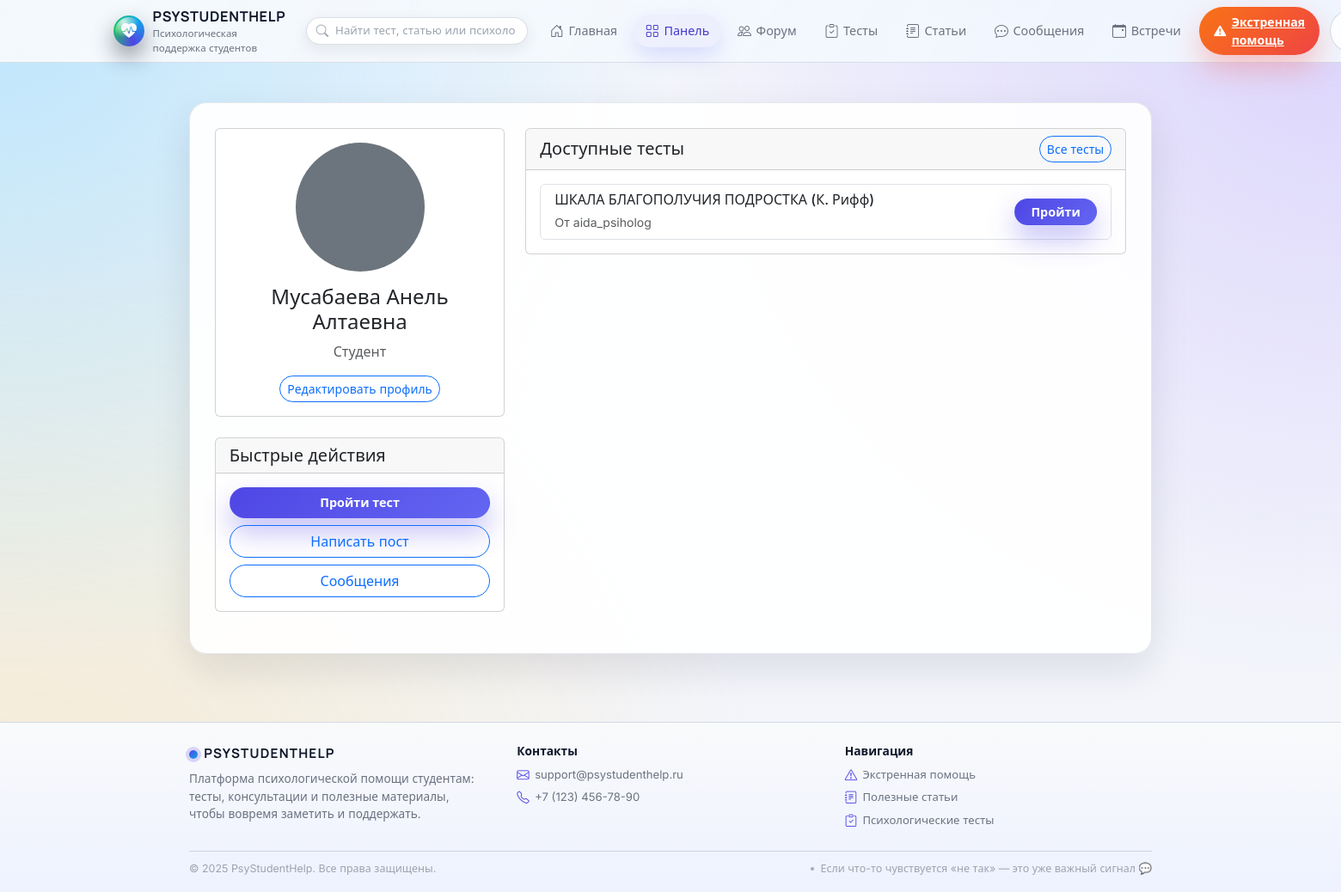
Page /dashboard (signed in) on the committed database.
### models.py (models this page shows, shortened)
class User(UserMixin, db.Model):
    __tablename__ = 'user'
    id = db.Column(db.Integer, primary_key=True)
    username = db.Column(db.String(80), unique=True, nullable=False)
    email = db.Column(db.String(120), unique=True, nullable=False, index=True)
    password = db.Column(db.String(200), nullable=False)
    role = db.Column(db.String(20), nullable=False)  # student | psychologist | admin | superadmin
    full_name = db.Column(db.String(100))
    bio = db.Column(db.Text)
    profile_pic = db.Column(db.String(100))
    created_at = db.Column(db.DateTime, default=datetime.utcnow)
    group_id = db.Column(db.Integer, db.ForeignKey('groups.id'))
    comments = db.relationship(
        'Comment',
        backref='author',
        lazy=True,
    )
    tests = db.relationship(
        'Test',
        backref='creator',
        lazy=True,
    )
    test_results = db.relationship(
        'TestResult',
        backref='user',
        lazy=True,
    )
    messages_sent = db.relationship(
        'Message',
        foreign_keys='Message.sender_id',
        backref='sender',
        lazy=True,
    )
    messages_received = db.relationship(
        'Message',
        foreign_keys='Message.recipient_id',
        backref='recipient',
        lazy=True,
    )
    reports = db.relationship(
        'StudentReport',
        foreign_keys='StudentReport.student_id',
        backref='student',
        lazy=True,
    )
    appointments = db.relationship(
        'Appointment',
        foreign_keys='Appointment.student_id',
        backref='student',          # appointment.student в шаблонах
        lazy=True,
    )
    psychologist_appointments = db.relationship(
        'Appointment',
        foreign_keys='Appointment.psychologist_id',
        backref='psychologist',     # appointment.psychologist в шаблонах
        lazy=True,
    )
    meeting_protocols = db.relationship(
        'MeetingProtocol',
        foreign_keys='MeetingProtocol.student_id',
        backref='student',          # protocol.student в шаблонах
        lazy=True,
    )
    psychologist_protocols = db.relationship(
        'MeetingProtocol',
        foreign_keys='MeetingProtocol.psychologist_id',
        backref='psychologist',     # protocol.psychologist в шаблонах
        lazy=True,
    )

class Test(db.Model):
    __tablename__ = 'test'
    id = db.Column(db.Integer, primary_key=True)
    title = db.Column(db.String(200), nullable=False)
    description = db.Column(db.Text)
    title_kk = db.Column(db.String(200))        # может быть NULL
    description_kk = db.Column(db.Text)
    test_type = db.Column(db.String(20), nullable=False, default='classic')
    user_id = db.Column(db.Integer, db.ForeignKey('user.id'), nullable=False)
    created_at = db.Column(db.DateTime, default=datetime.utcnow)
    is_active = db.Column(db.Boolean, default=True)
    questions = db.relationship(
        'Question',
        backref='test',
        lazy=True,
        cascade='all, delete-orphan'
    )
    results = db.relationship(
        'TestResult',
        backref='test',
        lazy=True,
        cascade='all, delete-orphan'
    )
    interpretations = db.relationship(
        'TestInterpretation',
        backref='test',
        lazy=True,
        cascade='all, delete-orphan',
        order_by='TestInterpretation.min_score'
    )
    scale_options = db.relationship(
        'TestScaleOption',
        backref='test',
        lazy=True,
        cascade='all, delete-orphan',
        order_by='TestScaleOption.order_index'
    )

### flask_app.py (the view)
@app.route('/dashboard')
@login_required
def dashboard():
    user = current_user
    if user.role == 'psychologist':
        tests = (
            Test.query.filter_by(user_id=user.id)
            .order_by(Test.created_at.desc())
            .limit(5)
            .all()
        )
        posts = (
            Post.query.filter_by(user_id=user.id)
            .order_by(Post.created_at.desc())
            .limit(5)
            .all()
        )
        unread_messages = Message.query.filter_by(
            recipient_id=user.id, is_read=False
        ).count()
        students_count = User.query.filter_by(role='student').count()
        pending_appointments = Appointment.query.filter_by(
            psychologist_id=user.id, status='pending'
        ).count()
        upcoming_meetings = (
            Meeting.query.filter_by(psychologist_id=user.id, status='planned')
            .order_by(Meeting.scheduled_at.asc())
            .limit(5)
            .all()
        )
        past_meetings = (
            Meeting.query.filter_by(psychologist_id=user.id, status='completed')
            .order_by(Meeting.scheduled_at.desc())
            .limit(5)
            .all()
        )
        return render_template(
            'psychologist_dashboard.html',
            user=user,
            tests=tests,
            posts=posts,
            unread_messages=unread_messages,
            students_count=students_count,
            pending_appointments=pending_appointments,
            upcoming_meetings=upcoming_meetings,
            past_meetings=past_meetings,
        )
    else:
        available_tests = (
            Test.query.filter_by(is_active=True)
            .order_by(func.random())
            .limit(3)
            .all()
        )
        recent_results = (
            TestResult.query.filter_by(user_id=user.id)
            .order_by(TestResult.created_at.desc())
            .limit(3)
            .all()
        )
        unread_messages = Message.query.filter_by(
            recipient_id=user.id, is_read=False
        ).count()
        upcoming_appointments = (
            Appointment.query.filter_by(student_id=user.id, status='confirmed')
            .order_by(Appointment.appointment_date.asc())
            .limit(3)
            .all()
        )
        return render_template(
            'student_dashboard.html',
            user=user,
            available_tests=available_tests,
            recent_results=recent_results,
            unread_messages=unread_messages,
            upcoming_appointments=upcoming_appointments,
        )

### admin.py (called while the page is built)
@admin_bp.before_app_request
def _bootstrap_superadmin_once():
    flag = "SUPERADMIN_BOOTSTRAPPED"
    if not current_app.config.get(flag):
        try:
            ensure_initial_superadmin()
        finally:
            current_app.config[flag] = True

### flask_app.py (called while the page is built)
@login_manager.user_loader
def load_user(user_id: str):
    try:
        return User.query.get(int(user_id))
    except (TypeError, ValueError):
        return None

def is_psychologist() -> bool:
    return current_user.is_authenticated and current_user.role == 'psychologist'

def get_current_user():
    return current_user if current_user.is_authenticated else None

### templates/student_dashboard.html (shortened to what this page needs)
{% extends "base.html" %}
{% block content %}
<div class="row">
    <div class="col-md-4">
        <div class="card mb-4">
            <div class="card-body text-center">
                {% if user.profile_pic %}
                    <img src="{{ url_for('static', filename='uploads/' + user.profile_pic) }}" class="rounded-circle mb-3" width="150" height="150">
                {% else %}
                    <div class="rounded-circle bg-secondary mb-3 mx-auto" style="width: 150px; height: 150px;"></div>
                {% endif %}
                <h4>{{ user.full_name if user.full_name else user.username }}</h4>
                <p class="text-muted">Студент</p>
                <a href="{{ url_for('edit_profile') }}" class="btn btn-outline-primary btn-sm">Редактировать профиль</a>
            </div>
        </div>
        <div class="card mb-4">
            <div class="card-header">
                <h5 class="mb-0">Быстрые действия</h5>
            </div>
            <div class="card-body">
                <a href="{{ url_for('tests') }}" class="btn btn-primary w-100 mb-2">Пройти тест</a>
                <a href="{{ url_for('create_post') }}" class="btn btn-outline-primary w-100 mb-2">Написать пост</a>
                <a href="{{ url_for('messages') }}" class="btn btn-outline-primary w-100">
                    Сообщения
                </a>
            </div>
        </div>
    </div>
    <div class="col-md-8">
        <div class="card mb-4">
            <div class="card-header d-flex justify-content-between align-items-center">
                <h5 class="mb-0">Доступные тесты</h5>
                <a href="{{ url_for('tests') }}" class="btn btn-sm btn-outline-primary">Все тесты</a>
            </div>
            <div class="card-body">
                {% if available_tests %}
                    <div class="list-group">
                        {% for test in available_tests %}
                        <div class="list-group-item">
                            <div class="d-flex justify-content-between align-items-center">
                                <div>
                                    <h6 class="mb-1">{{ test.title }}</h6>
                                    <small class="text-muted">От {{ test.creator.username }}</small>
                                </div>
                                <a href="{{ url_for('take_test', test_id=test.id) }}" class="btn btn-sm btn-primary">Пройти</a>
                            </div>
                        </div>
                        {% endfor %}
                    </div>
                {% else %}
                    <p class="text-muted">Нет доступных тестов.</p>
                {% endif %}
            </div>
        </div>
        </div>
    </div>
</div>
{% endblock %}

### static/css/style.css (style rules this page uses)
:root { --app-bg: #f3f5fb; --app-bg-alt: #e9edf9; --app-bg-soft: #f9fafb; --app-surface: #ffffff; --app-surface-soft: rgba(255, 255, 255, 0.92); --app-border-subtle: rgba(148, 163, 184, 0.25); --app-border-strong: rgba(15, 23, 42, 0.12); --app-primary: #4f46e5; --app-primary-soft: rgba(79, 70, 229, 0.09); --app-primary-strong: #4338ca; --app-accent: #f97316; --app-accent-soft: rgba(249, 115, 22, 0.08); --app-success: #22c55e; --app-danger: #ef4444; --app-warning: #eab308; --app-info: #0ea5e9; --app-text-main: #0f172a; --app-text-muted: #6b7280; --app-text-soft: #9ca3af; --app-radius-xl: 26px; --app-radius-lg: 20px; --app-radius-md: 14px; --app-radius-sm: 10px; --app-radius-pill: 999px; --app-shadow-soft: 0 18px 45px rgba(15, 23, 42, 0.10); --app-shadow-elevated: 0 28px 70px rgba(15, 23, 42, 0.18); --app-shadow-subtle: 0 10px 30px rgba(15, 23, 42, 0.06); --app-header-height: 72px; --app-transition-fast: 0.16s ease-out; --app-transition-med: 0.22s ease-out; }
*, *::before, *::after { box-sizing: border-box; }
html { scroll-behavior: smooth; }
body.app-shell { margin: 0; min-height: 100vh; display: flex; flex-direction: column; background: radial-gradient(circle at 0% 0%, rgba(125, 211, 252, 0.45) 0, transparent 42%), radial-gradient(circle at 100% 0%, rgba(196, 181, 253, 0.5) 0, transparent 42%), radial-gradient(circle at 0% 100%, rgba(251, 191, 36, 0.2) 0, transparent 48%), var(--app-bg); font-family: "Inter", system-ui, -apple-system, BlinkMacSystemFont, "Segoe UI", sans-serif; color: var(--app-text-main); }
.btn-primary { background: linear-gradient(135deg, #4f46e5, #6366f1); border-color: transparent; border-radius: 999px; padding-inline: 1.15rem; font-weight: 600; font-size: 0.9rem; box-shadow: 0 16px 32px rgba(79, 70, 229, 0.35); }
.btn-outline-primary { border-radius: 999px; }

### rows in the picture
User: full_name "Мусабаева Анель Алтаевна"
Test: title "ШКАЛА БЛАГОПОЛУЧИЯ ПОДРОСТКА (К. Рифф)", creator.username "aida_psiholog"

### other values in the picture
{{ 2025 }} "2025"
